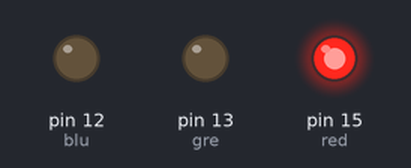
Bench run of a sketch on a simulated Arduino Uno, built with avr-gcc and run on an emulated ATmega328P. Shown: output pins drawn as LEDs (lit = HIGH).

Above: at 0.7 s.
At 2.2 s:
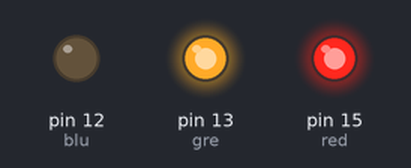
At 3.7 s:
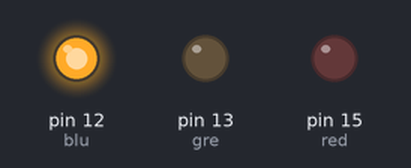
Timing chart, 0 to 5.9 s (numbered marks = the images above):
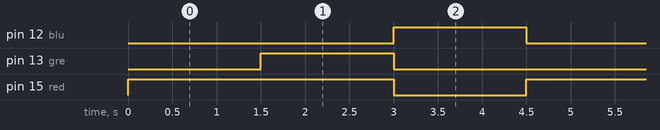

The sketch:

LEDka_RGB.ino
```cpp
  #define red 15 //D8
  #define gre 13 //D7
  #define blu 12 //D6

  int prodleva = 1500; //prodleva sekunda a půl

void setup() {

  pinMode(red, OUTPUT);
  pinMode(gre, OUTPUT);
  pinMode(blu, OUTPUT);
}

void loop() {

  //červená - #FF0000 - (255, 0, 0)
  digitalWrite(red, HIGH);
  digitalWrite(gre, LOW);
  digitalWrite(blu, LOW);
  delay(prodleva);

  //žlutá - #FFFF00 - (255, 255, 0)
  digitalWrite(red, HIGH);
  digitalWrite(gre, HIGH);
  digitalWrite(blu, LOW);
  delay(prodleva);

  //modřá - #0000FF - (0, 0, 255)
  digitalWrite(red, LOW);
  digitalWrite(gre, LOW);
  digitalWrite(blu, HIGH);
  delay(prodleva);

}
```

Measured:
- by itself, pin 12 (blu), pin 13 (gre): alternates HIGH for 1.5 s and LOW for 3.0 s
- by itself, pin 15 (red): alternates HIGH for 3.0 s and LOW for 1.5 s
- by itself, everything shown: repeats every 4.5 s, in 3 steps
